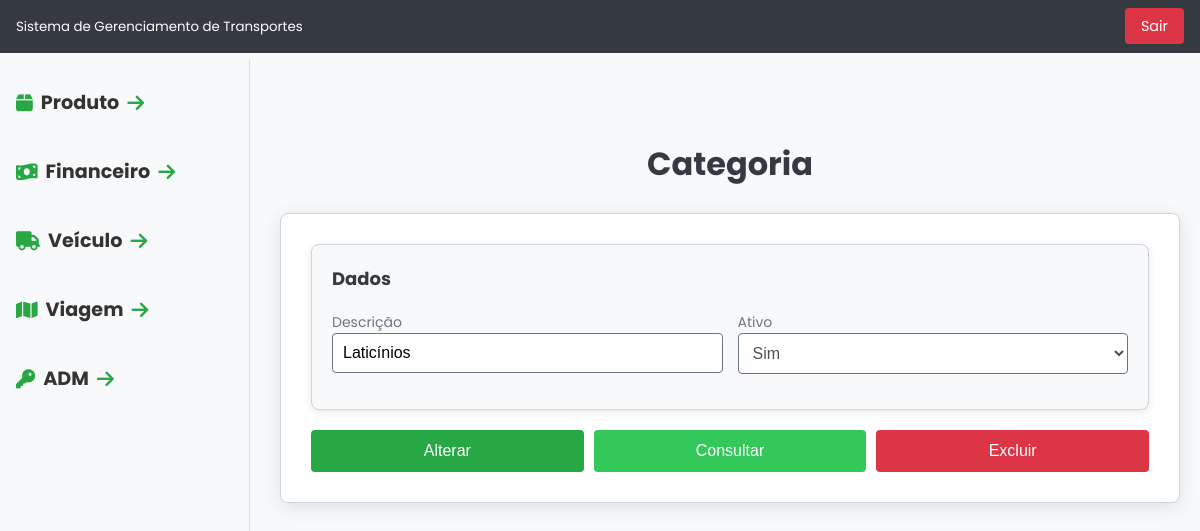
Page /tcc/categoria/ver?id=1 on the earlier database version.
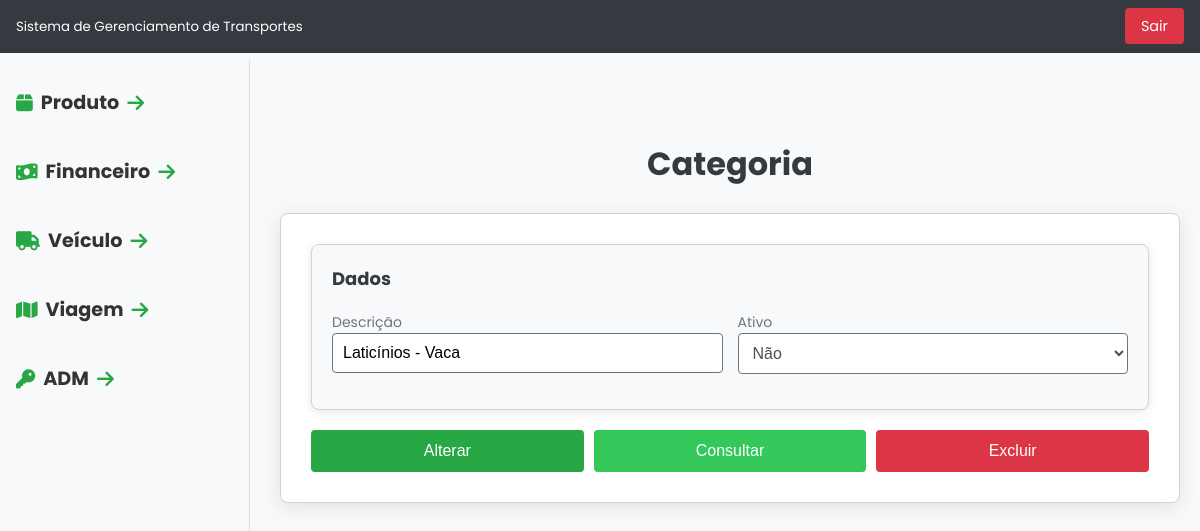
Same page on the later database version.
### tables this page shows
CREATE TABLE `categoria` (
  `id` int(11) NOT NULL,
  `descricao` varchar(30) NOT NULL,
  `ativo` varchar(1) NOT NULL
);

### tcc/index.php (called while the page is built, shortened)
<?php
include 'rotas.php';

### tcc/DAO/MySQL.php (called while the page is built)
<?php
class MySQL extends PDO{
    private $host       = "localhost";
    private $usuario    = "root";
    private $senha      = "";
    private $db         = "tcc";
    private $opcoes = array(PDO::ATTR_ERRMODE => PDO::ERRMODE_EXCEPTION);
    public function __construct(){
        $dsn = "mysql:host=".$this->host.";dbname=".$this->db;
        return parent::__construct($dsn, $this->usuario, $this->senha, $this->opcoes);
    }
}

### tcc/DAO/categoriaDAO.php (called while the page is built, shortened)
<?php
class CategoriaDAO{
    private $conexao;
    public function __construct(){
        include_once "MySQL.php";
        $this->conexao = new MySQL();
    }
    public function getById($id){
        $stmt = $this->conexao->prepare("SELECT * FROM categoria WHERE id=?");
        $stmt->bindValue(1,$id);
        $stmt->execute();
        return $stmt->fetchObject();
    }
}

### tcc/View/modulos/categoria/cadastrar_categoria.php (the view, shortened to what this page needs)
<!DOCTYPE html>
<html lang="en">
<head>
    <link rel="stylesheet" href="/tcc/View/includes/css/style.css">
</head>
<body>
    <div class="header">
        <?php include PATH_VIEW . 'includes/cabecalho.php'; ?>
    </div>
    <div class="spacer"></div>
    <div class="menu">
        <?php include PATH_VIEW . 'includes/menu.php' ?>
    </div>
    <div class="conteudo">
        <div class="titulo-pagina">
            <h1>Categoria</h1>
        </div>
        <div class="formulario">
            <form method="post" action="/tcc/categoria/salvar">
                <div class="form-section">
                    <h2>Dados</h2>
                    <div class="form-row">
                        <div class="form-column">
                            <label>Descrição
                                <input name="descricao" value="<?= isset($dados_categ) && isset($dados_categ->descricao) ? $dados_categ->descricao : "" ?>" type="text"/>
                            </label>
                        </div>
                        <div class="form-column">
                        <label>Ativo
                                <select name="ativo" class="form-control">
                                    <option value="S" <?= isset($dados_categ) && $dados_categ->ativo == 'S' ? 'selected' : '' ?>>Sim</option>
                                    <option value="N" <?= isset($dados_categ) && $dados_categ->ativo == 'N' ? 'selected' : '' ?>>Não</option>
                                </select>
                            </label>
                        </div>
                    </div>
                </div>
                <div class="form-buttons">
                    <button type="submit">
                        <?= isset($dados_categ) ? 'Alterar' : 'Cadastrar' ?>
                    </button>
                    <button type="button" class="btn-consultar" onclick="window.location.href='/tcc/categoria'">Consultar</button>
                    <?php if (isset($dados_categ)): ?>
                        <button type="button" class="btn-excluir" onclick="window.location.href='/tcc/categoria/excluir?id=<?= $dados_categ->id ?>'">
                            Excluir
                        </button>
                    <?php endif; ?>
                </div>
            </form>
        </div>
    </div>

Differences in the rows shown:
changed categoria: descricao "Laticínios" → "Laticínios - Vaca"; ativo (not shown) → "Não"
Other differences:
form field ativo: "Sim" → (not shown)
